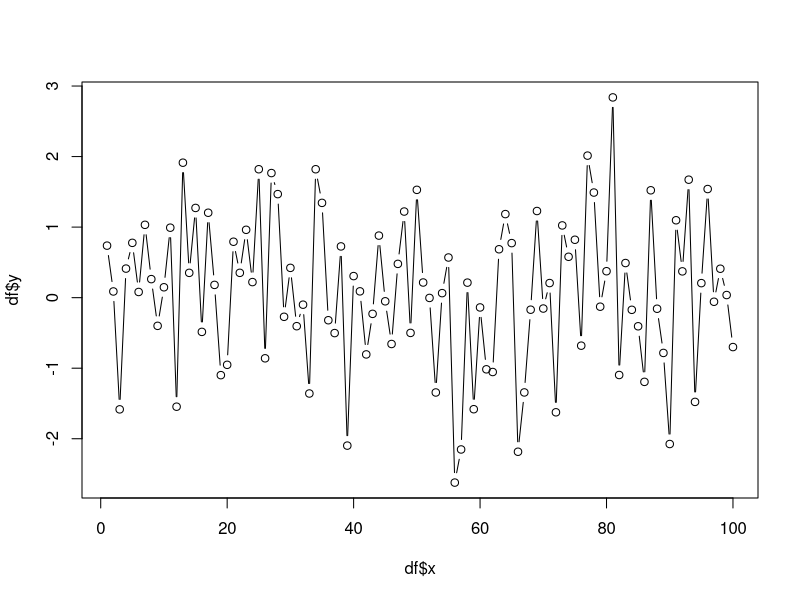

Write R code to recreate this figure. (Note: this script raises an error after producing the figure.)
## ----quick---------------------------------------------------------------
quick <- function(df) {
  plot(df$x, df$y, type = "b")
  summary(df)
}

## ----quick1, fig.height=4, fig.width=8-----------------------------------
df1 <- data.frame(x = 1:100 , y = rnorm(100))
quick(df1)

## ----quick2, fig.height=4, fig.width=8-----------------------------------
df2 <- data.frame(x = sample(letters[1:3], 100, rep= T ), y = rnorm(100))
quick(df2)

## ----quick3, fig.keep = "none"-------------------------------------------
options(stringsAsFactors = FALSE)
df <- data.frame(x = sample(letters[1:3], 100, rep= T ), y = rnorm(100))
try(quick(df))

## ----quick4, , fig.keep = "none", error = TRUE---------------------------
quick <- function(df){
 cat (str(df), "\n")
 plot(df$x, df$y, type = "b")
 summary(df)
}
quick(df)

## ----rmean---------------------------------------------------------------
rmean <- function(n, min, max){
 x <- numeric(n)
 for (i in 1:n){
   s <-  sample(min:max,1)
   x[i] <- log(s)
   if(!is.finite(x[i])) {cat ("Loop" , i, ": s = " , s , "\n")}
 }
 mean(x)
}

rmean(n = 10, min = -1, max = 4)

## ----xf------------------------------------------------------------------
xf <- factor(c("a", "b", "c"))
class(xf)
print(xf)
print.default(xf)
cat(xf) 

## ----italy---------------------------------------------------------------
myCountry <- "Italy"
print(paste("I live in", myCountry))
cat("I live in", myCountry)

## ----debug-009-----------------------------------------------------------
xc <- 'test\\test'
print(xc)
cat(xc)

## ----half----------------------------------------------------------------
half <- function(x) {return(x/2)}
try(half("text"))

## ----stop, error = TRUE--------------------------------------------------
half <- function(x){
  if(!is.numeric(x)) {stop("x must be numeric")}
  return(x/2)
}
half("text")

## ----warning-------------------------------------------------------------
repText <- function(times, text = NA) {
  if(is.na(text)) {
    warning("text not provided. 'test' is used.")
    text  <- "test"
  }
  rep(text, times)
}
repText(times = 3)

## ----doit----------------------------------------------------------------
doit <- function(x) {
  x <- sample(x, replace=TRUE)
  if(length(unique(x)) == length(x)) {
    mean(x)
  } else {
    stop("too few unique points")
  }
  cat("end of function", "\n")
  invisible(NULL)
}

## ----doitExecute, error = TRUE-------------------------------------------
x <- 1:10
thisError  <- doit(x)
thisTry <- try(doit(x))
thisError
thisTry

## ----mix, error = TRUE---------------------------------------------------
mix <- function (x) {
 rn <- rnorm(1)
 ru <- runif(1)
 browser()
 return(x +rn+ru)
}

## ----mix-out, eval = FALSE-----------------------------------------------
## mix(0)
## Called from: mix(0)
## Browse[1]> rn
## [1] 0.9315371
## Browse[1]> ru
## [1] 0.4610282
## Browse[1]> c
## [1] 1.392565

## ----debug-018-----------------------------------------------------------
msg <- function (x) {
  if (x > 0 ) cat ("Hello")
  else cat("goodbye")
  invisible(NULL)
}

msg(1)
msg(-1)

## ----debug-019, error= TRUE----------------------------------------------
msg(log(-1))

## ----debug-020-----------------------------------------------------------
traceback()

## ----debug-020A, eval= FALSE---------------------------------------------
## debugonce(msg)

## ----debug-021, error = TRUE---------------------------------------------
if(NA) {cat ("this is strange")}

## ----isdebugged----------------------------------------------------------
debug(msg)
isdebugged(msg)
undebug(msg)
isdebugged(msg)

## ----fgh-----------------------------------------------------------------
f <-  function(x) {
  r <-  x - g(x)
  r
}

g <- function(y) {
  r <- y * h(y)
  r
}

h <- function(z) {
  r <- log(z)
  if (r < 10)
      r^2
  else r^3
}

## ----fneg, error = TRUE--------------------------------------------------
f(-1)

## ----trb, eval = FALSE---------------------------------------------------
## traceback()

## ----dbgonce-h, eval = FALSE---------------------------------------------
## debugonce(h)
## f(-1)

## ----dbgonce-f, eval = FALSE---------------------------------------------
## debugonce(f)

## ----options1------------------------------------------------------------
options("error")

## ----debug-026-----------------------------------------------------------
options(error = recover)

## ----debug-026A, eval= FALSE---------------------------------------------
## f(-1)

## ----debug-027, error = TRUE---------------------------------------------
options(error = quote(dump.frames("fdump", to.file=TRUE)))
f(-1)

## ----debug-027A, eval = FALSE--------------------------------------------
## load("fdump.rda")
## debugger(fdump)

## ----debug-027B, eval = FALSE--------------------------------------------
## options(error = Quote(
##  if (interactive()) recover()
##  else dump.frames()
## ))

## ----f4------------------------------------------------------------------
f = function(lambda, n = 10){
  x = numeric(n)
  for ( i in 1:n) {
    r = rpois(1 , lambda)
    l = sum(rexp(r, 1/r))
    x[i] = log(r*l)
  }
mean(x)
}

## ----f101----------------------------------------------------------------
f(10)
f(.1)

## ----trace---------------------------------------------------------------
trace("f", exit = quote(browser()), print=F)
f(1)

## ----body2---------------------------------------------------------------
trace("f", exit = quote(browser()) , print=F)
body(f)

